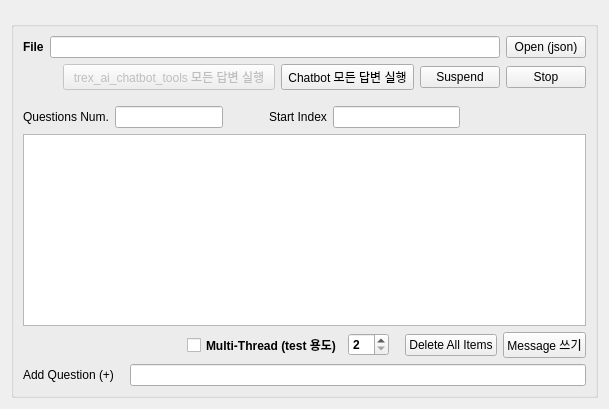
         <widget class="QWidget" name="tab_4">
          <attribute name="title">
           <string>Answer Generation</string>
          </attribute>
          <layout class="QVBoxLayout" name="verticalLayout_10">
           <item>
            <spacer name="verticalSpacer_8">
             <property name="orientation">
              <enum>Qt::Vertical</enum>
             </property>
             <property name="sizeType">
              <enum>QSizePolicy::Fixed</enum>
             </property>
             <property name="sizeHint" stdset="0">
              <size>
               <width>20</width>
               <height>10</height>
              </size>
             </property>
            </spacer>
           </item>
           <item>
            <widget class="QGroupBox" name="groupBox_8">
             <property name="font">
              <font>
               <weight>75</weight>
               <bold>true</bold>
              </font>
             </property>
             <property name="title">
              <string/>
             </property>
             <layout class="QVBoxLayout" name="verticalLayout_14">
              <item>
               <layout class="QHBoxLayout" name="horizontalLayout_13">
                <item>
                 <widget class="QLabel" name="testset_label">
                  <property name="font">
                   <font>
                    <weight>75</weight>
                    <bold>true</bold>
                   </font>
                  </property>
                  <property name="text">
                   <string>File</string>
                  </property>
                 </widget>
                </item>
                <item>
                 <widget class="QLineEdit" name="testset_lineEdit">
                  <property name="font">
                   <font>
                    <weight>50</weight>
                    <bold>false</bold>
                   </font>
                  </property>
                 </widget>
                </item>
                <item>
                 <widget class="QPushButton" name="testset_pushButton">
                  <property name="font">
                   <font>
                    <weight>50</weight>
                    <bold>false</bold>
                   </font>
                  </property>
                  <property name="text">
                   <string>Open (json)</string>
                  </property>
                 </widget>
                </item>
               </layout>
              </item>
              <item>
               <layout class="QHBoxLayout" name="horizontalLayout_14">
                <item>
                 <spacer name="horizontalSpacer_6">
                  <property name="orientation">
                   <enum>Qt::Horizontal</enum>
                  </property>
                  <property name="sizeHint" stdset="0">
                   <size>
                    <width>40</width>
                    <height>20</height>
                   </size>
                  </property>
                 </spacer>
                </item>
                <item>
                 <widget class="QPushButton" name="vector_start_pushButton">
                  <property name="enabled">
                   <bool>false</bool>
                  </property>
                  <property name="font">
                   <font>
                    <weight>50</weight>
                    <bold>false</bold>
                   </font>
                  </property>
                  <property name="text">
                   <string>  trex_ai_chatbot_tools 모든 답변 실행  </string>
                  </property>
                 </widget>
                </item>
                <item>
                 <widget class="QPushButton" name="chatbotpushButton">
                  <property name="font">
                   <font>
                    <weight>50</weight>
                    <bold>false</bold>
                   </font>
                  </property>
                  <property name="text">
                   <string> Chatbot 모든 답변 실행 </string>
                  </property>
                 </widget>
                </item>
                <item>
                 <widget class="QPushButton" name="suspendpushButton">
                  <property name="font">
                   <font>
                    <weight>50</weight>
                    <bold>false</bold>
                   </font>
                  </property>
                  <property name="text">
                   <string>Suspend</string>
                  </property>
                 </widget>
                </item>
                <item>
                 <widget class="QPushButton" name="responsestop_pushButton">
                  <property name="font">
                   <font>
                    <weight>50</weight>
                    <bold>false</bold>
                   </font>
                  </property>
                  <property name="text">
                   <string>Stop</string>
                  </property>
                 </widget>
                </item>
               </layout>
              </item>
              <item>
               <spacer name="verticalSpacer_3">
                <property name="orientation">
                 <enum>Qt::Vertical</enum>
                </property>
                <property name="sizeType">
                 <enum>QSizePolicy::Fixed</enum>
                </property>
                <property name="sizeHint" stdset="0">
                 <size>
                  <width>20</width>
                  <height>10</height>
                 </size>
                </property>
               </spacer>
              </item>
              <item>
               <layout class="QHBoxLayout" name="horizontalLayout_12">
                <item>
                 <widget class="QLabel" name="label_9">
                  <property name="font">
                   <font>
                    <weight>50</weight>
                    <bold>false</bold>
                   </font>
                  </property>
                  <property name="text">
                   <string>Questions Num.</string>
                  </property>
                 </widget>
                </item>
                <item>
                 <widget class="QLineEdit" name="questionnumlineEdit">
                  <property name="sizePolicy">
                   <sizepolicy hsizetype="Minimum" vsizetype="Fixed">
                    <horstretch>0</horstretch>
                    <verstretch>0</verstretch>
                   </sizepolicy>
                  </property>
                  <property name="font">
                   <font>
                    <weight>50</weight>
                    <bold>false</bold>
                   </font>
                  </property>
                 </widget>
                </item>
                <item>
                 <spacer name="horizontalSpacer_9">
                  <property name="orientation">
                   <enum>Qt::Horizontal</enum>
                  </property>
                  <property name="sizeType">
                   <enum>QSizePolicy::Fixed</enum>
                  </property>
                  <property name="sizeHint" stdset="0">
                   <size>
                    <width>40</width>
                    <height>20</height>
                   </size>
                  </property>
                 </spacer>
                </item>
                <item>
                 <widget class="QLabel" name="label_17">
                  <property name="font">
                   <font>
                    <weight>50</weight>
                    <bold>false</bold>
                   </font>
                  </property>
                  <property name="text">
                   <string>Start Index</string>
                  </property>
                 </widget>
                </item>
                <item>
                 <widget class="QLineEdit" name="startidxlineEdit">
                  <property name="font">
                   <font>
                    <weight>50</weight>
                    <bold>false</bold>
                   </font>
                  </property>
                  <property name="text">
                   <string/>
                  </property>
                  <property name="readOnly">
                   <bool>true</bool>
                  </property>
                 </widget>
                </item>
                <item>
                 <spacer name="horizontalSpacer_7">
                  <property name="orientation">
                   <enum>Qt::Horizontal</enum>
                  </property>
                  <property name="sizeHint" stdset="0">
                   <size>
                    <width>40</width>
                    <height>20</height>
                   </size>
                  </property>
                 </spacer>
                </item>
               </layout>
              </item>
              <item>
               <widget class="QListWidget" name="questionlistWidget">
                <property name="font">
                 <font>
                  <weight>50</weight>
                  <bold>false</bold>
                 </font>
                </property>
                <property name="viewMode">
                 <enum>QListView::ListMode</enum>
                </property>
               </widget>
              </item>
              <item>
               <layout class="QHBoxLayout" name="horizontalLayout_16">
                <item>
                 <spacer name="horizontalSpacer_8">
                  <property name="orientation">
                   <enum>Qt::Horizontal</enum>
                  </property>
                  <property name="sizeHint" stdset="0">
                   <size>
                    <width>40</width>
                    <height>20</height>
                   </size>
                  </property>
                 </spacer>
                </item>
                <item>
                 <widget class="QCheckBox" name="debugcheckBox">
                  <property name="text">
                   <string>Multi-Thread (test 용도)</string>
                  </property>
                 </widget>
                </item>
                <item>
                 <widget class="QSpinBox" name="threadspinBox">
                  <property name="minimum">
                   <number>2</number>
                  </property>
                  <property name="maximum">
                   <number>20</number>
                  </property>
                  <property name="value">
                   <number>2</number>
                  </property>
                 </widget>
                </item>
                <item>
                 <spacer name="horizontalSpacer_10">
                  <property name="orientation">
                   <enum>Qt::Horizontal</enum>
                  </property>
                  <property name="sizeType">
                   <enum>QSizePolicy::Fixed</enum>
                  </property>
                  <property name="sizeHint" stdset="0">
                   <size>
                    <width>10</width>
                    <height>20</height>
                   </size>
                  </property>
                 </spacer>
                </item>
                <item>
                 <widget class="QPushButton" name="delqlistpushButton">
                  <property name="font">
                   <font>
                    <weight>50</weight>
                    <bold>false</bold>
                   </font>
                  </property>
                  <property name="text">
                   <string>Delete All Items</string>
                  </property>
                 </widget>
                </item>
                <item>
                 <widget class="QPushButton" name="msgwritepushButton">
                  <property name="font">
                   <font>
                    <weight>50</weight>
                    <bold>false</bold>
                   </font>
                  </property>
                  <property name="text">
                   <string>Message 쓰기</string>
                  </property>
                 </widget>
                </item>
               </layout>
              </item>
              <item>
               <layout class="QHBoxLayout" name="horizontalLayout_15">
                <item>
                 <widget class="QLabel" name="label_10">
                  <property name="font">
                   <font>
                    <weight>50</weight>
                    <bold>false</bold>
                   </font>
                  </property>
                  <property name="text">
                   <string>Add Question (+)   </string>
                  </property>
                 </widget>
                </item>
                <item>
                 <widget class="QLineEdit" name="qinput_lineEdit">
                  <property name="font">
                   <font>
                    <weight>50</weight>
                    <bold>false</bold>
                   </font>
                  </property>
                 </widget>
                </item>
               </layout>
              </item>
             </layout>
            </widget>
           </item>
          </layout>
         </widget>
